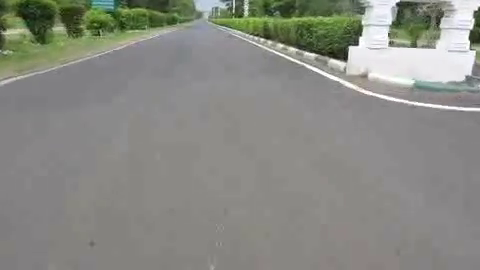
#> input picture frame 105 of data/road3.mp4, 480 x 270 px
$ python optimalBumpDetector.py
#> lines starting #> are read from the running program, lines starting #| are printed output that depends on the picture; after the words box and inside, x2 and y2 are one past the last pixel; in counts of white or black regions, pixels touching at a corner belong together
import random

import cv2
import numpy as np


def regionOfInterest(img):
    h, w = img.shape[0], img.shape[1]
    mask = np.zeros_like(img)
    polygon = np.array([[(0, h - 50), (450, 150), (w - 450, 150), (w, h - 50)]])
    cv2.fillPoly(mask, polygon, 255)
    imgBitwise = cv2.bitwise_and(img, mask)
    return imgBitwise


def sort_contours(cnts, method="left-to-right"):
    reverse = False
    i = 0
    if method == "right-to-left" or method == "bottom-to-top":
        reverse = True
    if method == "top-to-bottom" or method == "bottom-to-top":
        i = 1
    boundingBoxes = [cv2.boundingRect(c) for c in cnts]
    (cnts, boundingBoxes) = zip(*sorted(zip(cnts, boundingBoxes),
                                        key=lambda b: b[1][i], reverse=reverse))
    return (cnts, boundingBoxes)


def findHorizantals(img):
    image = np.copy(img)
    imageGray = cv2.cvtColor(image, cv2.COLOR_BGR2GRAY)
    h, w = imageGray.shape[0], imageGray.shape[1]
    imageROI = regionOfInterest(imageGray)
    imageBlur1 = cv2.GaussianBlur(imageROI, (5, 5), 0)
    imageBlur = cv2.GaussianBlur(imageBlur1, (3, 3), 0)
    imgCanny = cv2.Canny(imageBlur, imageGray.mean() * 0.66, imageGray.mean() * 1.33, apertureSize=3)
    imageLines = cv2.HoughLinesP(imgCanny, 1, np.pi / 180, 50, None, 50, 10)
    # boundaries = np.array(
    #     [[0, h - 50, 450, 150], [450, 150, w - 450, 150], [w - 450, 150, w, h - 50], [w, h - 50, 0, h - 50]])
    if imageLines is not None:
        for i in range(1, len(imageLines)):
            l = imageLines[i][0]
            x1, y1, x2, y2 = l[0], l[1], l[2], l[3]
            slope = abs((y2 - y1) / (x2 - x1))
            distance = np.linalg.norm(np.array([x2, y2]) - np.array([x1, y1]))
            if (slope > 0 and slope <= 0.4 and distance > 100):
                # print(distance)
                cv2.line(image, (x1, y1), (x2, y2), (255, 0, 0), 2, cv2.LINE_AA)
    return image


cam = cv2.VideoCapture(r'../data/road3.mp4')
while True:
    _, frame = cam.read()
#> frame is the input picture: shape (270, 480, 3); mean B, G, R 131.6, 138.4, 137
    frame = cv2.resize(frame, (1024, 512))
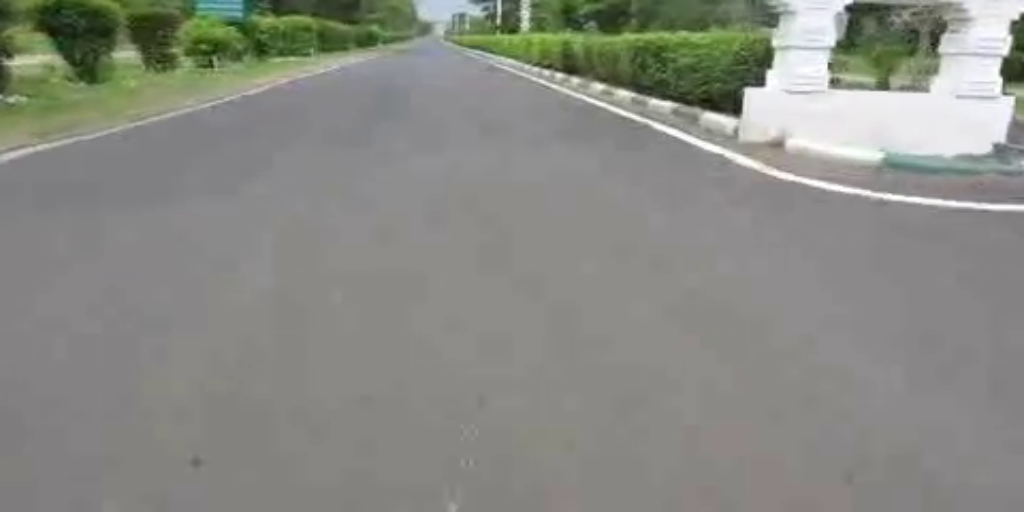
#> frame: shape (512, 1024, 3); mean B, G, R 131.6, 138.3, 137
    road = np.copy(frame)
    result = findHorizantals(road)
#> in findHorizantals, `imageGray = cv2.cvtColor(image, cv2.COLOR_BGR2GRAY)`:
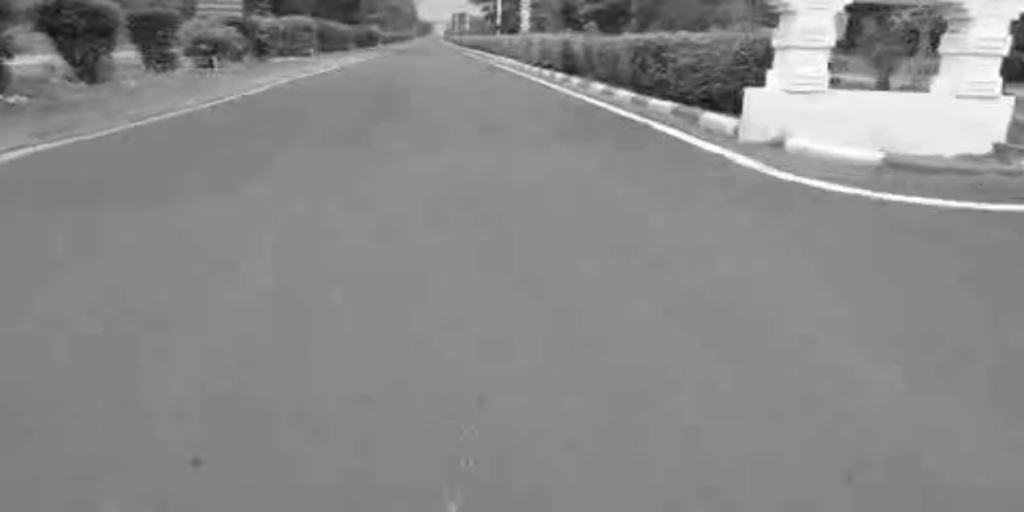
#> imageGray: shape (512, 1024); min 17, max 255, mean 137.2
#> in regionOfInterest, `cv2.fillPoly(mask, polygon, 255)`:
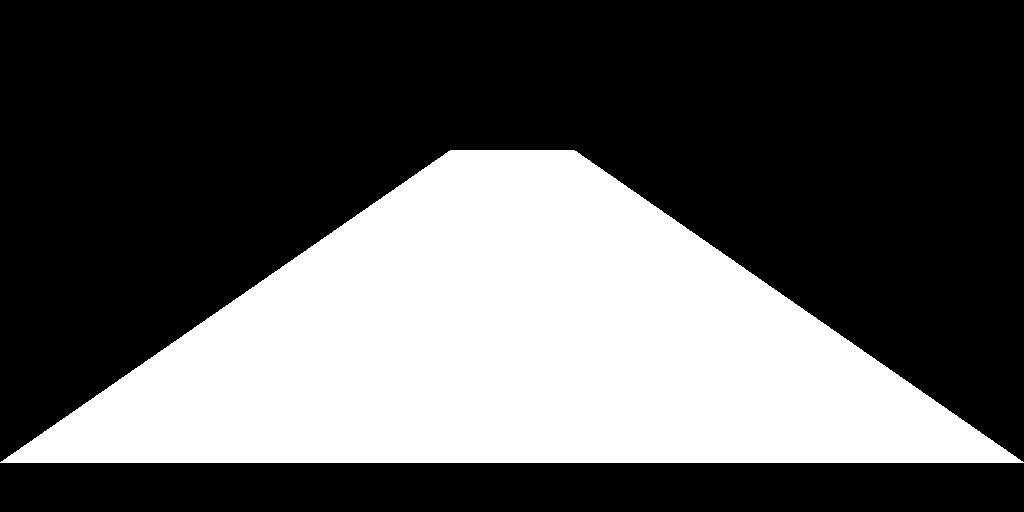
#> mask: shape (512, 1024); 34.3% white; 1 white region, box (x1, y1, x2, y2) and area: (0, 150, 1024, 463) 179956
#> in regionOfInterest, `imgBitwise = cv2.bitwise_and(img, mask)`:
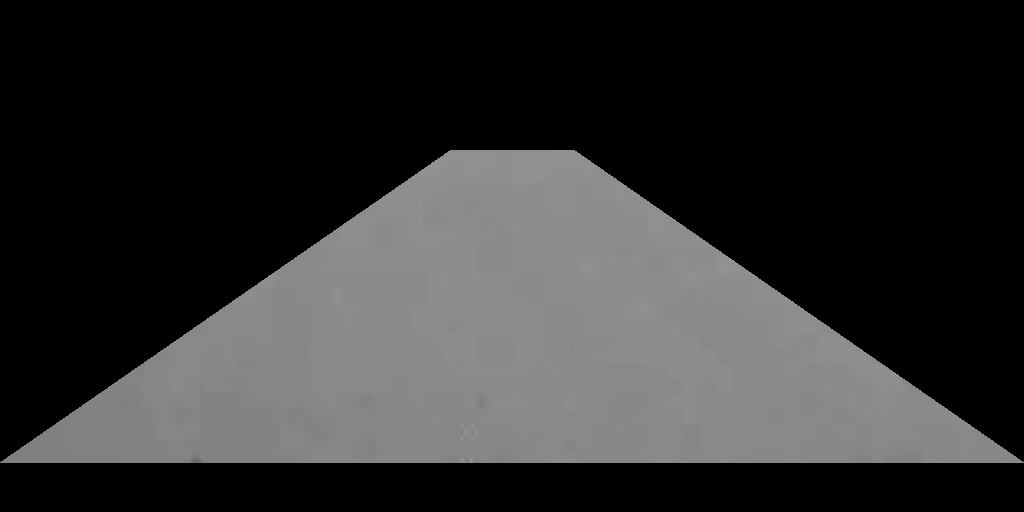
#> imgBitwise: shape (512, 1024); min 0, max 153, mean 47.2
#> in findHorizantals, `imgCanny = cv2.Canny(imageBlur, imageGray.mean() * 0.66, imageGray.mea..`:
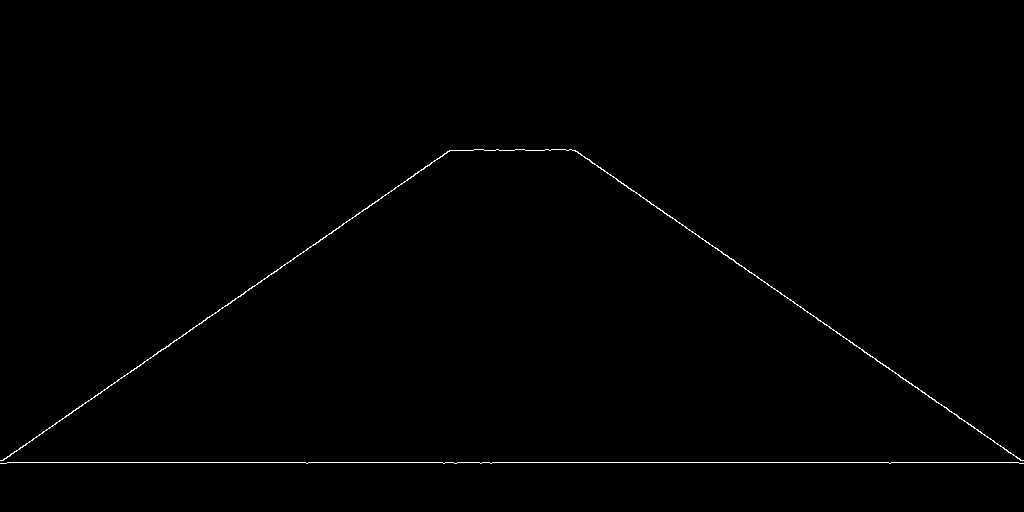
#> imgCanny: shape (512, 1024); 0.48% white in thin lines or dots, all inside (x1, y1, x2, y2) = (0, 149, 1024, 464)
#> in findHorizantals, `imageLines = cv2.HoughLinesP(imgCanny, 1, np.pi / 180, 50, None, 50, 10)`: imageLines = [[7, 462, 1018, 462], [577, 151, 981, 433], [156, 354, 447, 151], [68, 415, 320, 239], [2, 460, 161, 349], [793, 301, 1021, 460], [449, 150, 550, 150], [315, 244, 448, 151]]
#> the loop in findHorizantals, `for i in range(1, len(imageLines)):` made 7 passes
#> (x1, y1, x2, y2, slope, distance) on passes 1 to 7: (577, 151, 981, 433, 0.698, 492.7), (156, 354, 447, 151, 0.698, 354.8), (68, 415, 320, 239, 0.698, 307.4), (2, 460, 161, 349, 0.698, 193.9), (793, 301, 1021, 460, 0.697, 278), (449, 150, 550, 150, 0, 101), (315, 244, 448, 151, 0.699, 162.3)
    cv2.imshow("Window", result)
    if cv2.waitKey(5) & 0xFF == ord('q'):
#> (key q is pressed here)
        break
cam.release()
cv2.destroyAllWindows()

$ run again, starting later in the video
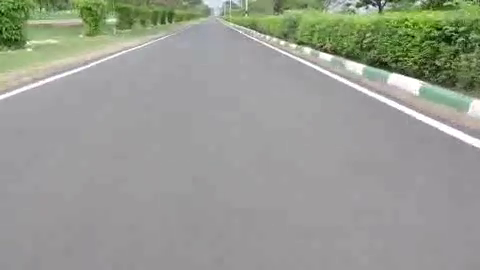
#> input picture frame 473 of data/road3.mp4, 480 x 270 px
#> frame is the input picture: shape (270, 480, 3); mean B, G, R 146.7, 156.1, 152.6
#> frame: shape (512, 1024, 3)
#> in findHorizantals, `imageGray = cv2.cvtColor(image, cv2.COLOR_BGR2GRAY)`:
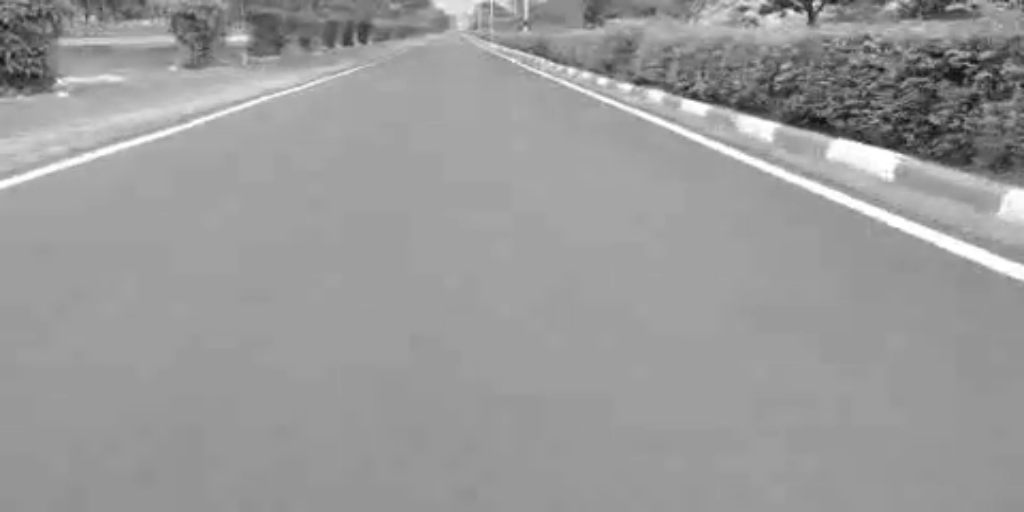
#> imageGray: shape (512, 1024); min 16, max 255, mean 154
#> mask: shape (512, 1024); 34.3% white; 1 white region, box (x1, y1, x2, y2) and area: (0, 150, 1024, 463) 179956
#> in regionOfInterest, `imgBitwise = cv2.bitwise_and(img, mask)`:
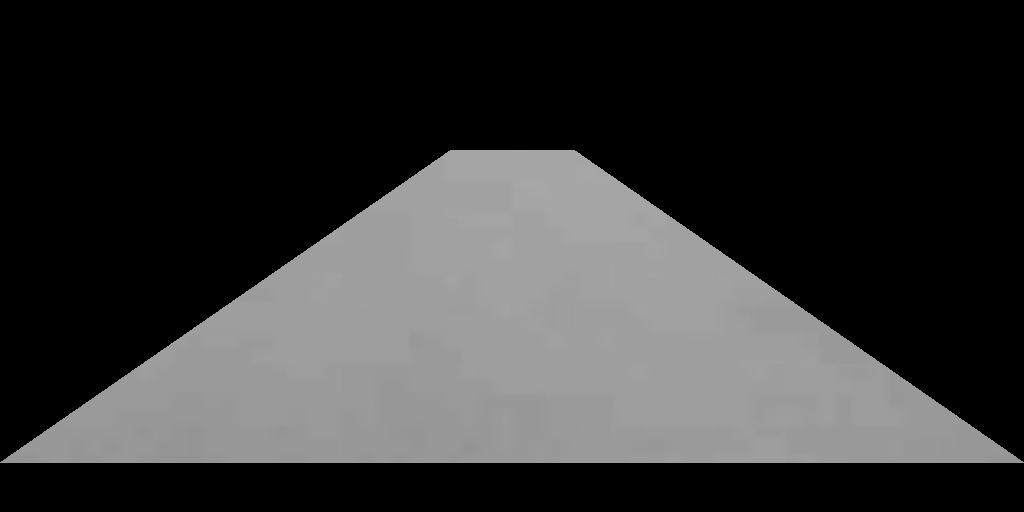
#> imgBitwise: shape (512, 1024); min 0, max 168, mean 53.9
#> imgCanny: shape (512, 1024); 0.48% white in thin lines or dots, all inside (x1, y1, x2, y2) = (0, 149, 1024, 464)
#> imageLines = [[8, 462, 1016, 462], [629, 187, 1020, 460], [55, 424, 379, 198], [575, 150, 883, 365], [181, 337, 447, 151], [3, 460, 220, 308], [453, 149, 571, 149], [351, 463, 416, 463], [829, 326, 1021, 460], [292, 260, 449, 150]]
#> the loop in findHorizantals, `for i in range(1, len(imageLines)):` made 9 passes
#> (x1, y1, x2, y2, slope, distance) on passes 1 to 8: (629, 187, 1020, 460, 0.698, 476.9), (55, 424, 379, 198, 0.698, 395), (575, 150, 883, 365, 0.698, 375.6), (181, 337, 447, 151, 0.699, 324.6), (3, 460, 220, 308, 0.7, 264.9), (453, 149, 571, 149, 0, 118), (351, 463, 416, 463, 0, 65), (829, 326, 1021, 460, 0.698, 234.1)

$ run again, starting later in the video
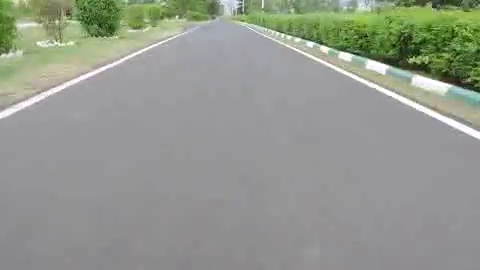
#> input picture frame 841 of data/road3.mp4, 480 x 270 px
#> frame is the input picture: shape (270, 480, 3); mean B, G, R 142.4, 152.2, 147.9
#> `frame = cv2.resize(frame, (1024, 512))`:
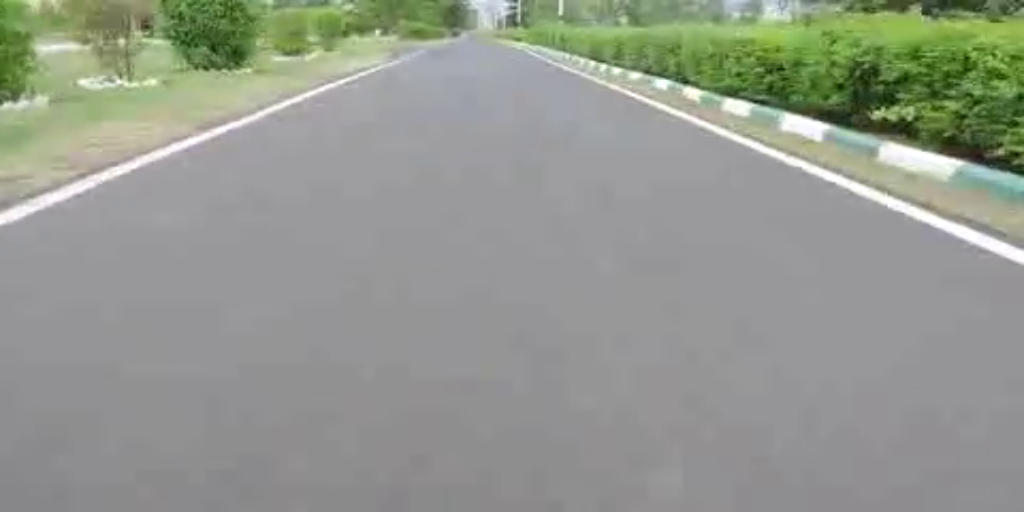
#> frame: shape (512, 1024, 3); mean B, G, R 142.4, 152.1, 147.8
#> in findHorizantals, `imageGray = cv2.cvtColor(image, cv2.COLOR_BGR2GRAY)`:
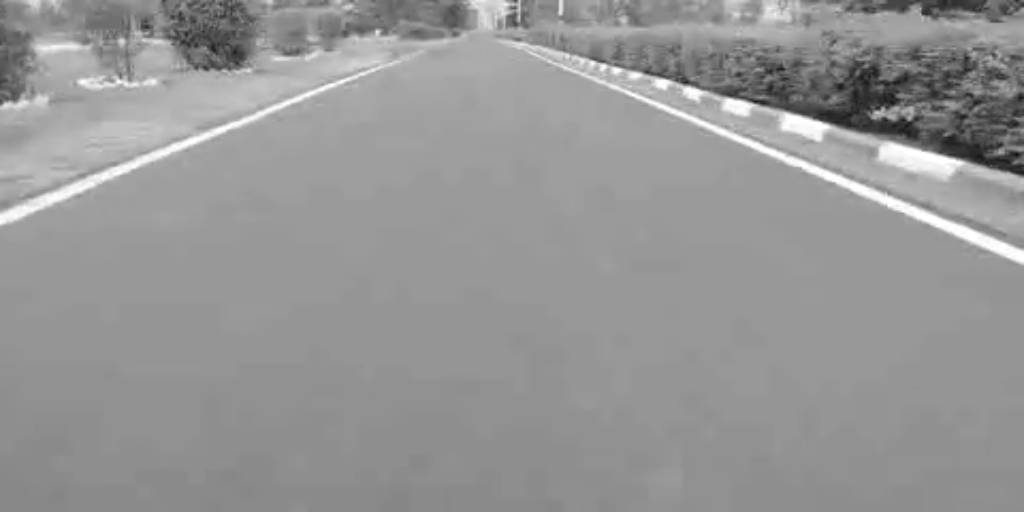
#> imageGray: shape (512, 1024); min 10, max 255, mean 149.9
#> mask: shape (512, 1024); 34.3% white; 1 white region, box (x1, y1, x2, y2) and area: (0, 150, 1024, 463) 179956
#> imgCanny: shape (512, 1024); 0.48% white in thin lines or dots, all inside (x1, y1, x2, y2) = (0, 149, 1024, 464)
#> imageLines = [[47, 462, 242, 462], [602, 168, 1020, 460], [577, 151, 890, 370], [71, 413, 445, 152], [888, 462, 1016, 462], [2, 460, 141, 363], [815, 316, 1021, 460], [773, 462, 827, 462], [509, 149, 569, 149], [269, 462, 716, 462], [231, 302, 447, 151]]
#> the loop in findHorizantals, `for i in range(1, len(imageLines)):` made 10 passes
#> (x1, y1, x2, y2, slope, distance) on passes 1 to 8: (602, 168, 1020, 460, 0.699, 509.9), (577, 151, 890, 370, 0.7, 382), (71, 413, 445, 152, 0.698, 456.1), (888, 462, 1016, 462, 0, 128), (2, 460, 141, 363, 0.698, 169.5), (815, 316, 1021, 460, 0.699, 251.3), (773, 462, 827, 462, 0, 54), (509, 149, 569, 149, 0, 60)
